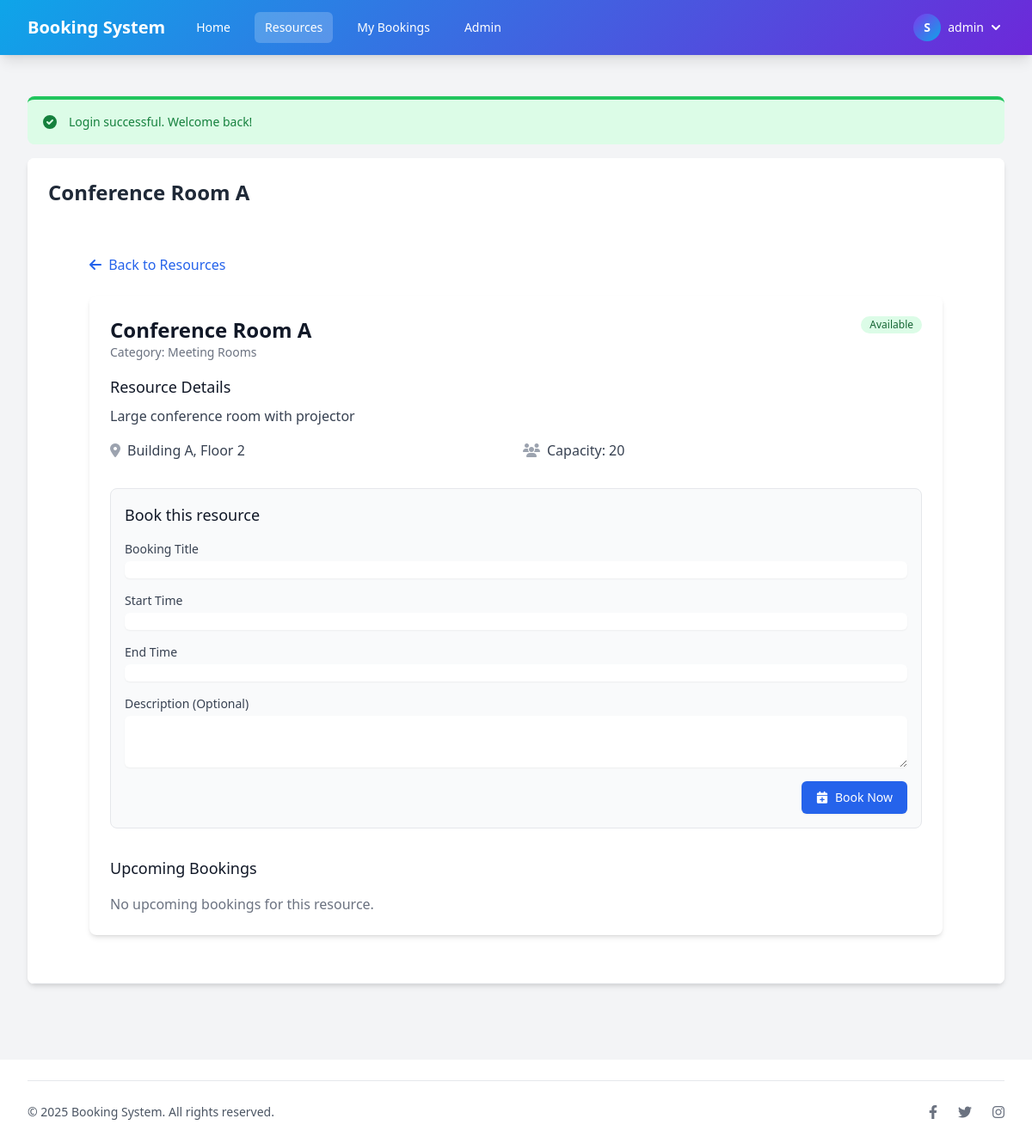
/view_resource.php?id=1 (signed in), run on the app's committed database.
### tables this page shows
CREATE TABLE IF NOT EXISTS settings (
    id INT AUTO_INCREMENT PRIMARY KEY,
    setting_key VARCHAR(50) NOT NULL UNIQUE,
    setting_value TEXT,
    created_at TIMESTAMP DEFAULT CURRENT_TIMESTAMP,
    updated_at TIMESTAMP DEFAULT CURRENT_TIMESTAMP ON UPDATE CURRENT_TIMESTAMP
);

CREATE TABLE IF NOT EXISTS resources (
    id INT AUTO_INCREMENT PRIMARY KEY,
    category_id INT NOT NULL,
    name VARCHAR(100) NOT NULL,
    description TEXT,
    location VARCHAR(100),
    capacity INT,
    image_path VARCHAR(255) DEFAULT NULL,
    status ENUM('available', 'maintenance', 'inactive') DEFAULT 'available',
    created_at TIMESTAMP DEFAULT CURRENT_TIMESTAMP,
    updated_at TIMESTAMP DEFAULT CURRENT_TIMESTAMP ON UPDATE CURRENT_TIMESTAMP,
    FOREIGN KEY (category_id) REFERENCES resource_categories(id) ON DELETE CASCADE
);

CREATE TABLE IF NOT EXISTS resource_categories (
    id INT AUTO_INCREMENT PRIMARY KEY,
    name VARCHAR(100) NOT NULL,
    description TEXT,
    status ENUM('active', 'inactive') DEFAULT 'active',
    created_at TIMESTAMP DEFAULT CURRENT_TIMESTAMP,
    updated_at TIMESTAMP DEFAULT CURRENT_TIMESTAMP ON UPDATE CURRENT_TIMESTAMP
);

### includes/auth.php (called while the page is built, shortened)
<?php
require_once __DIR__ . '/../config/database.php';
function isLoggedIn() {
    return isset($_SESSION['user_id']);
}
function isAdmin() {
    return isLoggedIn() && $_SESSION['role'] == 'admin';
}

### config/database.php (called while the page is built, shortened)
<?php
function getDbConnection() {
    $conn = new mysqli(DB_HOST, DB_USER, DB_PASS, DB_NAME);
    return $conn;
}

### classes/ResourceManager.php (called while the page is built, shortened)
<?php
class ResourceManager {
    private $conn;
    public function __construct() {
        require_once __DIR__ . '/../config/database.php';
        $this->conn = getDbConnection();
    }
    public function getResourceById($id) {
        $id = (int) $id;
        $sql = "SELECT r.*, c.name AS category_name
                FROM resources r
                JOIN resource_categories c ON r.category_id = c.id
                WHERE r.id = $id";
        $result = $this->conn->query($sql);
        if ($result->num_rows == 1) {
            return $result->fetch_assoc();
        }
        return null;
    }
}

### view_resource.php (the view, shortened to what this page needs)
<?php
require_once 'includes/auth.php';
require_once 'includes/utilities.php';
require_once 'classes/ResourceManager.php';
$resource_id = isset($_GET['id']) ? (int)$_GET['id'] : 0;
$resourceManager = new ResourceManager();
$bookingManager = new BookingManager();
$resource = $resourceManager->getResourceById($resource_id);
$today = date('Y-m-d');
$end_date = date('Y-m-d', strtotime('+30 days'));
$upcomingBookings = $bookingManager->getBookingsByDateRange($resource_id, $today, $end_date);
$page_title = $resource['name'];
$active_page = 'resources';
include 'includes/header.php';
?>
<div class="container mx-auto px-4 py-8">
    <div class="mb-6">
        <a href="resources.php" class="text-blue-600 hover:text-blue-800">
            <i class="fas fa-arrow-left mr-1"></i> Back to Resources
        </a>
    </div>
    <div class="bg-white shadow-md rounded-lg overflow-hidden">
        <div class="p-6">
            <div class="flex flex-wrap items-start justify-between mb-4">
                <div>
                    <h1 class="text-2xl font-bold text-gray-900"><?php echo $resource['name']; ?></h1>
                    <p class="text-sm text-gray-500">Category: <?php echo $resource['category_name']; ?></p>
                </div>
                <span class="inline-flex items-center px-2.5 py-0.5 rounded-full text-xs font-medium
                    <?php
                    switch ($resource['status']) {
                        case 'available':
                            echo 'bg-green-100 text-green-800';
                            break;
                    }
                    ?>
                ">
                    <?php echo ucfirst($resource['status']); ?>
                </span>
            </div>
            <div class="mb-8">
                <h2 class="text-lg font-medium text-gray-900 mb-2">Resource Details</h2>
                <?php if (!empty($resource['description'])): ?>
                    <div class="mb-4">
                        <p class="text-gray-700"><?php echo nl2br($resource['description']); ?></p>
                    </div>
                <?php endif; ?>
                <div class="grid grid-cols-1 md:grid-cols-2 gap-4 mt-4">
                    <?php if (!empty($resource['location'])): ?>
                        <div class="flex items-center">
                            <i class="fas fa-map-marker-alt text-gray-400 mr-2"></i>
                            <span class="text-gray-700"><?php echo $resource['location']; ?></span>
                        </div>
                    <?php endif; ?>
                    <?php if (!empty($resource['capacity'])): ?>
                        <div class="flex items-center">
                            <i class="fas fa-users text-gray-400 mr-2"></i>
                            <span class="text-gray-700">Capacity: <?php echo $resource['capacity']; ?></span>
                        </div>
                    <?php endif; ?>
                </div>
            </div>
            <?php if ($resource['status'] == 'available'): ?>
                <div class="bg-gray-50 rounded-lg p-4 border border-gray-200">
                    <h3 class="text-lg font-medium text-gray-900 mb-4">Book this resource</h3>
                    <form method="POST" action="">
                        <div class="mb-4">
                            <label for="title" class="block text-sm font-medium text-gray-700">Booking Title</label>
                            <input type="text" name="title" id="title" class="mt-1 focus:ring-blue-500 focus:border-blue-500 block w-full shadow-sm sm:text-sm border-gray-300 rounded-md" required>
                        </div>
                        <div class="mb-4">
                            <label for="start_time" class="block text-sm font-medium text-gray-700">Start Time</label>
                            <input type="text" name="start_time" id="start_time" class="mt-1 focus:ring-blue-500 focus:border-blue-500 block w-full shadow-sm sm:text-sm border-gray-300 rounded-md datetime-picker" required>
                        </div>
                        <div class="mb-4">
                            <label for="end_time" class="block text-sm font-medium text-gray-700">End Time</label>
                            <input type="text" name="end_time" id="end_time" class="mt-1 focus:ring-blue-500 focus:border-blue-500 block w-full shadow-sm sm:text-sm border-gray-300 rounded-md datetime-picker" required>
                        </div>
                        <div class="mb-4">
                            <label for="description" class="block text-sm font-medium text-gray-700">Description (Optional)</label>
                            <textarea name="description" id="description" rows="3" class="mt-1 focus:ring-blue-500 focus:border-blue-500 block w-full shadow-sm sm:text-sm border-gray-300 rounded-md"></textarea>
                        </div>
                        <div class="flex justify-end">
                            <button type="submit" name="create_booking" class="inline-flex items-center px-4 py-2 border border-transparent text-sm font-medium rounded-md shadow-sm text-white bg-blue-600 hover:bg-blue-700 focus:outline-none focus:ring-2 focus:ring-offset-2 focus:ring-blue-500">
                                <i class="fas fa-calendar-plus mr-2"></i> Book Now
                            </button>
                        </div>
                    </form>
                </div>
            <?php endif; ?>
            <div class="mt-8">
                <h3 class="text-lg font-medium text-gray-900 mb-4">Upcoming Bookings</h3>
                <?php if (empty($upcomingBookings)): ?>
                    <p class="text-gray-500">No upcoming bookings for this resource.</p>
                <?php endif; ?>
            </div>
        </div>
    </div>
</div>
<?php include 'includes/footer.php'; ?>

### includes/header.php (shortened to what this page needs)
<?php
require_once __DIR__ . '/auth.php';
require_once __DIR__ . '/utilities.php';
$conn = getDbConnection();
$site_name = 'Booking System';
try {
    $result = $conn->query("SELECT setting_value FROM settings WHERE setting_key = 'site_name'");
    if ($result && $result->num_rows > 0) {
        $site_name = $result->fetch_assoc()['setting_value'];
    }
} catch (Exception $e) {
}
$is_admin_section = strpos($active_page, 'admin_') === 0;
$base_path = $is_admin_section ? '../' : '';
$admin_path = $is_admin_section ? '' : 'admin/';
?>
<!DOCTYPE html>
<html lang="en">
<head>
    <script src="https://cdn.tailwindcss.com"></script>
    <link rel="stylesheet" href="https://cdnjs.cloudflare.com/ajax/libs/font-awesome/6.2.0/css/all.min.css">
    <link rel="stylesheet" href="https://cdn.jsdelivr.net/npm/flatpickr/dist/flatpickr.min.css">
</head>
<body class="bg-gray-100 min-h-screen">
    <nav class="bg-gradient-primary shadow-lg">
        <div class="max-w-7xl mx-auto px-4 sm:px-6 lg:px-8">
            <div class="flex justify-between h-16">
                <div class="flex">
                    <div class="flex-shrink-0 flex items-center">
                        <a href="<?php echo $base_path; ?>index.php" class="text-white text-xl font-bold">
                            <?php echo $site_name; ?>
                        </a>
                    </div>
                    <div class="hidden md:ml-6 md:flex md:space-x-4 items-center">
                        <a href="<?php echo $base_path; ?>index.php"
                           class="<?php echo $active_page == 'home' ? 'bg-white/20 text-white' : 'text-white hover:bg-white/10'; ?> px-3 py-2 rounded-md text-sm font-medium">
                            Home
                        </a>
                        <?php if (isLoggedIn()): ?>
                            <a href="<?php echo $base_path; ?>resources.php"
                               class="<?php echo $active_page == 'resources' ? 'bg-white/20 text-white' : 'text-white hover:bg-white/10'; ?> px-3 py-2 rounded-md text-sm font-medium">
                                Resources
                            </a>
                            <a href="<?php echo $base_path; ?>my_bookings.php"
                               class="<?php echo $active_page == 'my_bookings' ? 'bg-white/20 text-white' : 'text-white hover:bg-white/10'; ?> px-3 py-2 rounded-md text-sm font-medium">
                                My Bookings
                            </a>
                            <?php if (isAdmin()): ?>
                                <a href="<?php echo $admin_path; ?>dashboard.php"
                                   class="<?php echo $is_admin_section ? 'bg-white/20 text-white' : 'text-white hover:bg-white/10'; ?> px-3 py-2 rounded-md text-sm font-medium">
                                    Admin
                                </a>
                            <?php endif; ?>
                        <?php endif; ?>
                    </div>
                </div>
                <div class="hidden md:flex md:items-center">
                    <?php if (isLoggedIn()): ?>
                        <div class="ml-3 relative">
                            <div>
                                <button type="button"
                                        class="flex items-center text-sm rounded-full focus:outline-none focus:ring-2 focus:ring-offset-2 focus:ring-offset-blue-600 focus:ring-white"
                                        id="user-menu-button"
                                        aria-expanded="false"
                                        aria-haspopup="true">
                                    <div class="h-8 w-8 rounded-full bg-gradient-secondary flex items-center justify-center text-white font-bold">
                                        <?php echo substr($_SESSION['full_name'], 0, 1); ?>
                                    </div>
                                    <span class="ml-2 text-white"><?php echo $_SESSION['username']; ?></span>
                                    <svg class="ml-1 h-5 w-5 text-white" xmlns="http://www.w3.org/2000/svg" viewBox="0 0 20 20" fill="currentColor">
                                        <path fill-rule="evenodd" d="M5.293 7.293a1 1 0 011.414 0L10 10.586l3.293-3.293a1 1 0 111.414 1.414l-4 4a1 1 0 01-1.414 0l-4-4a1 1 0 010-1.414z" clip-rule="evenodd" />
                                    </svg>
                                </button>
                            </div>
                        </div>
                    <?php endif; ?>
                </div>
            </div>
        </div>
    </nav>
    <main class="max-w-7xl mx-auto py-6 sm:px-6 lg:px-8">
        <div class="px-4 py-6 sm:px-0">
            <div class="bg-white overflow-hidden shadow-md sm:rounded-lg">
                <div class="p-6 bg-white border-b border-gray-200">
                    <h1 class="text-2xl font-bold text-gray-800 mb-6"><?php echo $page_title; ?></h1>

### includes/header.php (style rules this page uses)
.bg-gradient-primary { background: linear-gradient(135deg, #0ea5e9, #6d28d9); }
.bg-gradient-secondary { background: linear-gradient(135deg, #7c3aed, #0ea5e9); }
html { height: 100%; }
body { display: flex; flex-direction: column; min-height: 100vh; }
main { flex: 1 0 auto; display: block; width: 100%; }

### data on the page
settings: setting_value "Booking System"
resources: name "Conference Room A", category.name "Meeting Rooms", status "Available", description "Large conference room with projector", location "Building A, Floor 2", capacity "20"

### other printed values
substr($_SESSION['full_name'], 0, 1) "S"
$_SESSION['username'] "admin"
$message "Login successful. Welcome back!"
